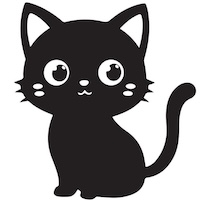
#> input picture Homeworks/kitten200.jpg, 200 x 200 px
$ jupyter execute --allow-errors Linear_Algebra_2_Homework_1.ipynb
#> lines starting #> are read from the running program, lines starting #| are printed output that depends on the picture
In this assignment, we will learn to work with vectors, matrices, and complex numbers in Python and solve several problems.

[cell 1]
# library for working with matrices and vectors
import numpy as np

# working with data frames; useful for reading CSV files
import pandas as pd

# timing
import time

# visualization
import matplotlib.pyplot as plt

# Web surfing, part 1 (inspired by PageRank)
First, create a 3×3 matrix and fill it with constants manually. Save it to a file and read it back.

[cell 2]
data = np.array([
    [1, 0, 0],
    [0, 0.5, 0.333333],
    [0, 0.5, 0.66666666666]
])
df = pd.DataFrame(data)
df.to_csv('output.csv', index=False, header=False)

P = pd.read_csv('output.csv', header=None).values
print(P)

Find the images of the basis vectors and verify that they coincide with the corresponding columns. You can multiply a matrix by a column using the `@` operator: `P @ e1`.

[cell 3]
e1 = np.array([[1], [0], [0]])
e2 = np.array([[0], [1], [0]])
e3 = np.array([[0], [0], [1]])

# your code here
print(P @ e1)
print(P @ e2)
print(P @ e3)

The matrix above is a random-walk (Markov) transition matrix. Imagine surfing the web among three sites, following random links. On the first site, all hyperlinks point back to itself, so the probability of moving from the first site to itself is $1$, and to any other site is $0$. On the second site, half of the links point to itself and the other half to the third site. On the third site, one third of the links point to the second site and $2/3$ point back to itself. If you start surfing from site $i$, then to find the distribution after one click, compute $P e_i$: the coordinates of this vector are the probabilities of being on each site after one transition.
If you follow random links $n$ times, then the probability distribution after $n$ steps starting from site $i$ is $P^n(e_i)$.

For each possible starting site, compute the probability distribution over sites after 10 steps and after 100 steps. Implement the computation in two ways:
1) first compute $P^n$, then apply it to the initial vector;
2) compute iteratively $P v,\; P(P v),\; P(P(P v)),\; \ldots$.
Answer: on which site are we most likely to end up in the long run?

Measure and compare the runtime of each method. Draw a conclusion.

Explain why one of the methods is faster.

[cell 4]
# your code here

[Your conclusions.]

# Web surfing, a more realistic example
Now our web has not 3 sites but a full thousand (almost big data!).
Download the matrix of link-share distributions from the attached CSV file. The file has no header, contains exactly 1000 rows and 1000 columns, and the sum of entries in each column is 1.

[cell 5]
N = 1000

# your code here

Generate a random vector representing the probabilities of starting from each site.
Compute the probabilities of being on each site after 1, 10, 100 and 1000 link transitions.
Then visualize the final distribution.

[cell 6]
v = np.random.rand(N, 1)
v = v / np.sum(v)  # normalize to make it a probability vector (optional)

# your code here
# steps = 1, 10, 100, 1000
# w =

plt.figure(figsize=(12, 6))
#> (the rest of this cell did not finish here and is left out)

What do you see in this plot?

Run simulations for 10–100 random starting vectors (you may also consider basis vectors separately and compare their results), perform 100–1000 steps, and visualize. Describe your conclusions.

[cell 7]
# your code here

[Your conclusions.]

# Fractal kittens

In this task, we will draw a kaleidoscope from a kitten image using complex numbers.
We represent a square image of size $N\times N$ as an $N\times N$ matrix whose entries are numbers in $[0,1]$ (grayscale: 0 = black, 1 = white).
For computations, assume the image lies on the complex plane with its center at the center of the matrix. Then the matrix cell with indices $(\text{row},\text{col})$ corresponds to the complex number $(\text{col} - N/2) + (-\text{row} + N/2)i$. Complex numbers in Python are written as `2 + 3 * 1j`, where `1j` is the imaginary unit. Usual arithmetic on complex numbers is built into Python.

[cell 8]
from math import pi, cos, sin
from PIL import Image

[cell 9]
def matrix_ind_to_complex_num(row_num, col_num, N):
    return (col - N / 2) + (-row + N / 2) * 1j

Write the inverse mapping from a complex number to matrix indices. Do not forget to round to an integer if indices turn out fractional. Also handle the case when the complex number goes out of bounds (you may return the nearest indices, any valid pair, or a fixed pair, e.g., (0, 0)). Return a tuple $(\text{row}, \text{col})$.

To access the real and imaginary parts of a complex number `c`, use `c.real` and `c.imag`.

[cell 10]
# your code here

def complex_num_to_matrix_ind(c, N):
    pass

Write functions that rotate a point in the complex plane by an angle $\varphi$ counterclockwise about the origin, translate it by a vector, and scale (dilate/contract) the complex plane about the origin by a given factor (the scale factor is real). Use complex-number operations (built into Python). Each function takes a complex number and parameters and returns a new complex number — the image of the argument under the mapping.

[cell 11]
# your code here
def rotate(c, angle=pi/2):
    pass

def translate(c, vector=(1, 0)):  # access vector coordinates via vector[0], vector[1]
    pass

def extend(c, coef=2):
    pass

Download the image, determine its size, and build a matrix from it.

[cell 12]
def draw_picture(matrix, title='Kitten'):
    plt.figure(figsize=(6, 6))
    plt.imshow(matrix, cmap='gray')
    plt.title(title)
    plt.axis('off')
    plt.show()

with Image.open('kitten200.jpg') as img_orig:
    # Convert to grayscale, normalize, invert colors
#> img_orig is the input picture: PIL image 200x200 RGB; mean R, G, B 150.6, 148.9, 149.4
    img_gray = img_orig.convert('L')
    img_np = np.array(img_gray) / 255.0
    inverted_img_np = 1 - img_np
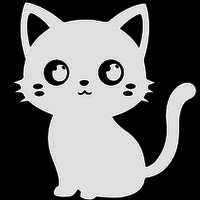
#> inverted_img_np: shape (200, 200) float64; min 0, max 1, mean 0.414

    N = img_np.shape[0]  # images in this assignment are guaranteed to be square
#> N = 200

    # fill the matrix from the image
    inverted_color_matrix = np.zeros((N, N))
    inverted_color_matrix = inverted_img_np

    draw_picture(inverted_color_matrix)

Complete the image-transformation functions. The first function rotates the image (i.e., all nonblack pixels) by an angle $\varphi$ about the center.

The second function shifts the image vertically upward by a vector of length $r \cdot N$ ($r\in [0, 1)$).

The third function scales (dilates/contracts) the image about the center (the origin).

If the image goes out of matrix bounds, it is simply clipped.

[cell 13]
# your code here
def rotate_image(image_matrix, angle=pi/2):
#> called with angle = 1.57
    N = image_matrix.shape[0]
#> N = 200
    res_matrix = np.zeros((N, N))

    for i in range(N):
        for j in range(N):
            color = image_matrix[i][j]
            if color > 0:
                c = matrix_ind_to_complex_num(i, j, N)
                rot_c = rotate(c, angle=angle)
                rot_ind = complex_num_to_matrix_ind(rot_c, N)
                res_matrix[rot_ind[0]][rot_ind[1]] = color
#> res_matrix: shape (200, 200) float64; every value is 0

    return res_matrix

def translate_image_vertically(image_matrix, ratio=0.5):
    pass

def shrink_image(image_matrix, coef=0.5):
    pass

#> (a cell that did not finish here is left out)

#> (a cell that did not finish here is left out)

#> (a cell that did not finish here is left out)
